Frame 1 (no input): blank canvas, image omitted
Frame 60 (no input): blank canvas, image omitted
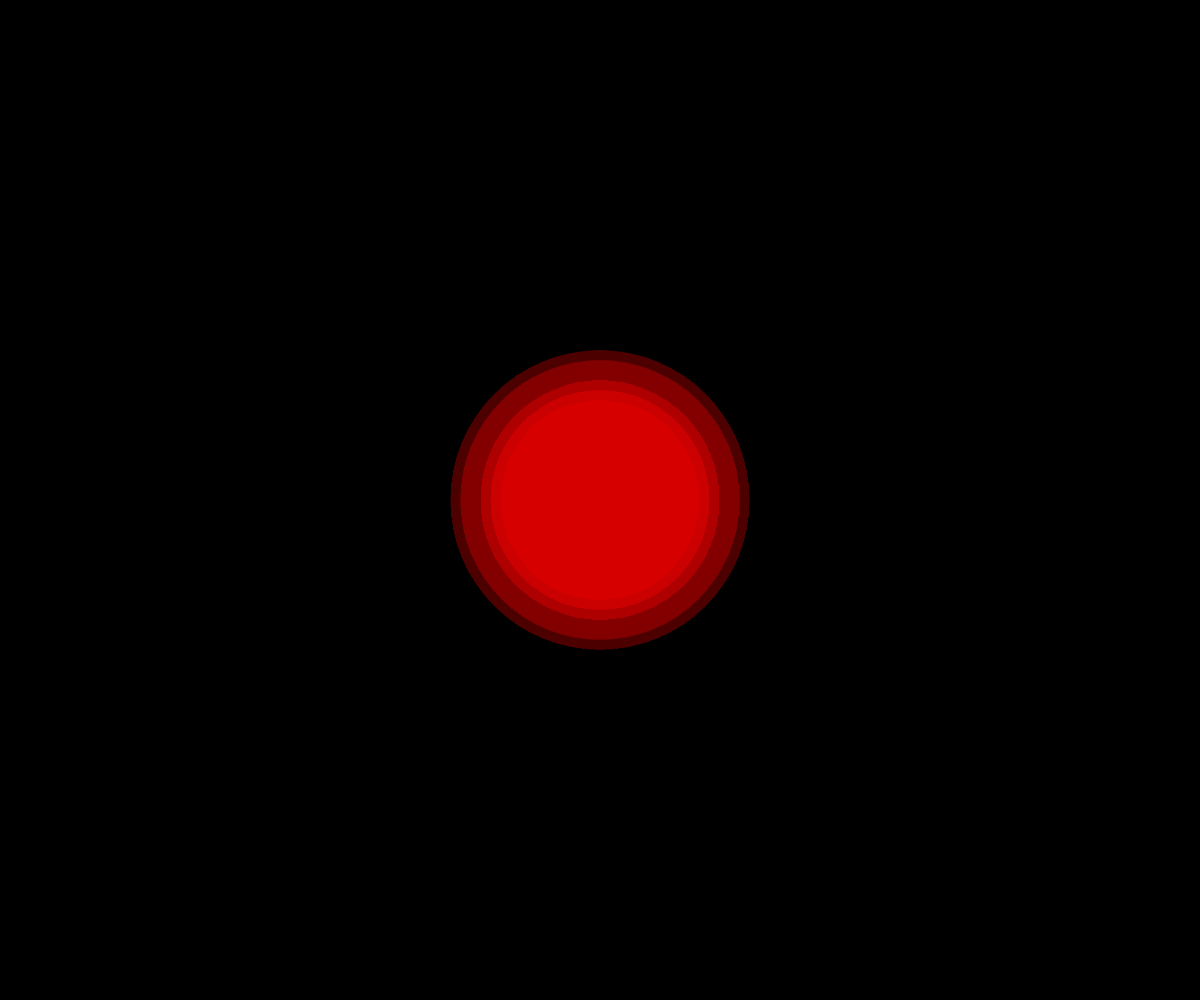
Frame 120 (the mouse pressed at the canvas centre since frame 60)

The p5.js sketch whose frames 1 and 60 were blank and that drew this single picture after the mouse press (run headless with seeded random() and noise() and a simulated clock; from frame 60 on, the mouse is pressed at the canvas centre):

// p5.js sketch
// ── sketch.js
/*
	Interactivity - using the mouse!

	New p5 variables and functions:
		mouseIsPressed
		mouseButton
		mouseX, mouseY
*/ 


// Setup runs ONCE at the start of the sketch
function setup() {

	// Create a drawing surface
	createCanvas(windowWidth, windowHeight);	

	// Give the screen an initial color of black
	background(0);

}


// After setup is run, draw runs continuously at 60 fps
function draw() {

	// Regular solution: draw a opaque background
	// background(0);

	// EXTRA 2
	// Clear the screen using transparency - this creates a motion trail effect
	background(0, 0, 0, 5);

	// Pick a style
	fill(255, 255, 255);
	stroke(255, 204, 0);
	strokeWeight(10);

	// Draw a circle at the mouse position when the left mouse button is pressed
	if (mouseIsPressed) {
		if (mouseButton === LEFT) {

			// Regular solution: draw a single circle at the mouse position
			// ellipse(mouseX, mouseY, 100, 100);

			// EXTRA 4
			for (var radius = 20; radius <= 300; radius += 20) {
				fill(255, 0, 0, 3);
				noStroke();
				ellipse(mouseX, mouseY, radius, radius);
			}
		}		
		// EXTRA 3 
		else if (mouseButton === RIGHT) {
			background(0);
		}
	}

	// EXTRAS: 
	// 	1) Don't clear the screen at the start of draw().  What happens?
	// 	2) Instead of completely clearing the screen at the start of draw(), 
	// 	   draw a transparent background (try an alpha of 5).  Hint: you'll 
	// 	   probably want to start the background at an initial color in setup().
	// 	3) Now make the the screen clear when the user presses the right mouse
	//     button.
	//  4) Instead of drawing a single circle where the mouse is, draw a series
	//     of transparent, overlapping circles.  Hint: you'll want to *loop* 
	//     through a series of radius values...


}
